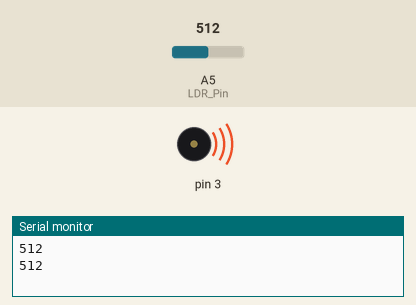
This sketch was run on a simulated Arduino Uno, built with avr-gcc and run on an emulated ATmega328P. Shown: buzzer (waves = sounding), the last lines printed to the serial monitor. The test bench sets the inputs (shaded band); at power-on: A5 (LDR_Pin) = 512.

Above: at 8.0 s.
8.1 s: A5 (LDR_Pin) set to 485
At 15.2 s:
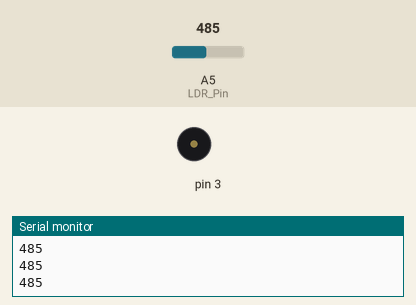
16.2 s: A5 (LDR_Pin) set to 510
At 17.2 s:
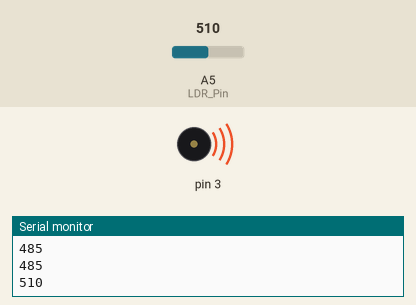
Timing chart, 0 to 35.6 s (numbered marks = the images above; inputs shaded):
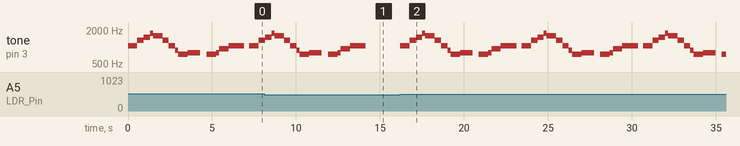

The sketch:

lightalarm.ino
```cpp
#include <SimpleMusic.h>

SimpleMusic music(3);

char *song = "The Simpsons:d=4,o=5,b=160:c.6,e6,f#6,8a6,g.6,e6,c6,8a,8f#,8f#,8f#,2g,8p,8p,8f#,8f#,8f#,8g,a#.,8c6,8c6,8c6,c6";
//char *song = "Indiana:d=4,o=5,b=250:e,8p,8f,8g,8p,1c6,8p.,d,8p,8e,1f,p.,g,8p,8a,8b,8p,1f6,p,a,8p,8b,2c6,2d6,2e6,e,8p,8f,8g,8p,1c6,p,d6,8p,8e6,1f.6,g,8p,8g,e.6,8p,d6,8p,8g,e.6,8p,d6,8p,8g,f.6,8p,e6,8p,8d6,2c6";
//char *song = "Entertainer:d=4,o=5,b=140:8d,8d#,8e,c6,8e,c6,8e,2c.6,8c6,8d6,8d#6,8e6,8c6,8d6,e6,8b,d6,2c6,p,8d,8d#,8e,c6,8e,c6,8e,2c.6,8p,8a,8g,8f#,8a,8c6,e6,8d6,8c6,8a,2d6";
//char *song = "Looney:d=4,o=5,b=140:32p,c6,8f6,8e6,8d6,8c6,a.,8c6,8f6,8e6,8d6,8d#6,e.6,8e6,8e6,8c6,8d6,8c6,8e6,8c6,8d6,8a,8c6,8g,8a#,8a,8f";
//char *song = "Bond:d=4,o=5,b=80:32p,16c#6,32d#6,32d#6,16d#6,8d#6,16c#6,16c#6,16c#6,16c#6,32e6,32e6,16e6,8e6,16d#6,16d#6,16d#6,16c#6,32d#6,32d#6,16d#6,8d#6,16c#6,16c#6,16c#6,16c#6,32e6,32e6,16e6,8e6,16d#6,16d6,16c#6,16c#7,c.7,16g#6,16f#6,g#.6";
//char *song = "MASH:d=8,o=5,b=140:4a,4g,f#,g,p,f#,p,g,p,f#,p,2e.,p,f#,e,4f#,e,f#,p,e,p,4d.,p,f#,4e,d,e,p,d,p,e,p,d,p,2c#.,p,d,c#,4d,c#,d,p,e,p,4f#,p,a,p,4b,a,b,p,a,p,b,p,2a.,4p,a,b,a,4b,a,b,p,2a.,a,4f#,a,b,p,d6,p,4e.6,d6,b,p,a,p,2b";
//char *song = "StarWars:d=4,o=5,b=45:32p,32f#,32f#,32f#,8b.,8f#.6,32e6,32d#6,32c#6,8b.6,16f#.6,32e6,32d#6,32c#6,8b.6,16f#.6,32e6,32d#6,32e6,8c#.6,32f#,32f#,32f#,8b.,8f#.6,32e6,32d#6,32c#6,8b.6,16f#.6,32e6,32d#6,32c#6,8b.6,16f#.6,32e6,32d#6,32e6,8c#6";
//char *song = "GoodBad:d=4,o=5,b=56:32p,32a#,32d#6,32a#,32d#6,8a#.,16f#.,16g#.,d#,32a#,32d#6,32a#,32d#6,8a#.,16f#.,16g#.,c#6,32a#,32d#6,32a#,32d#6,8a#.,16f#.,32f.,32d#.,c#,32a#,32d#6,32a#,32d#6,8a#.,16g#.,d#";
//char *song = "TopGun:d=4,o=4,b=31:32p,16c#,16g#,16g#,32f#,32f,32f#,32f,16d#,16d#,32c#,32d#,16f,32d#,32f,16f#,32f,32c#,16f,d#,16c#,16g#,16g#,32f#,32f,32f#,32f,16d#,16d#,32c#,32d#,16f,32d#,32f,16f#,32f,32c#,g#";
//char *song = "A-Team:d=8,o=5,b=125:4d#6,a#,2d#6,16p,g#,4a#,4d#.,p,16g,16a#,d#6,a#,f6,2d#6,16p,c#.6,16c6,16a#,g#.,2a#";
//char *song = "Flinstones:d=4,o=5,b=40:32p,16f6,16a#,16a#6,32g6,16f6,16a#.,16f6,32d#6,32d6,32d6,32d#6,32f6,16a#,16c6,d6,16f6,16a#.,16a#6,32g6,16f6,16a#.,32f6,32f6,32d#6,32d6,32d6,32d#6,32f6,16a#,16c6,a#,16a6,16d.6,16a#6,32a6,32a6,32g6,32f#6,32a6,8g6,16g6,16c.6,32a6,32a6,32g6,32g6,32f6,32e6,32g6,8f6,16f6,16a#.,16a#6,32g6,16f6,16a#.,16f6,32d#6,32d6,32d6,32d#6,32f6,16a#,16c.6,32d6,32d#6,32f6,16a#,16c.6,32d6,32d#6,32f6,16a#6,16c7,8a#.6";
//char *song = "Jeopardy:d=4,o=6,b=125:c,f,c,f5,c,f,2c,c,f,c,f,a.,8g,8f,8e,8d,8c#,c,f,c,f5,c,f,2c,f.,8d,c,a#5,a5,g5,f5,p,d#,g#,d#,g#5,d#,g#,2d#,d#,g#,d#,g#,c.7,8a#,8g#,8g,8f,8e,d#,g#,d#,g#5,d#,g#,2d#,g#.,8f,d#,c#,c,p,a#5,p,g#.5,d#,g#";
//char *song = "MahnaMahna:d=16,o=6,b=125:c#,c.,b5,8a#.5,8f.,4g#,a#,g.,4d#,8p,c#,c.,b5,8a#.5,8f.,g#.,8a#.,4g,8p,c#,c.,b5,8a#.5,8f.,4g#,f,g.,8d#.,f,g.,8d#.,f,8g,8d#.,f,8g,d#,8c,a#5,8d#.,8d#.,4d#,8d#.";
//char *song = "MissionImp:d=16,o=6,b=95:32d,32d#,32d,32d#,32d,32d#,32d,32d#,32d,32d,32d#,32e,32f,32f#,32g,g,8p,g,8p,a#,p,c7,p,g,8p,g,8p,f,p,f#,p,g,8p,g,8p,a#,p,c7,p,g,8p,g,8p,f,p,f#,p,a#,g,2d,32p,a#,g,2c#,32p,a#,g,2c,a#5,8c,2p,32p,a#5,g5,2f#,32p,a#5,g5,2f,32p,a#5,g5,2e,d#,8d";
//char *song = "KnightRider:d=4,o=5,b=125:16e,16p,16f,16e,16e,16p,16e,16e,16f,16e,16e,16e,16d#,16e,16e,16e,16e,16p,16f,16e,16e,16p,16f,16e,16f,16e,16e,16e,16d#,16e,16e,16e,16d,16p,16e,16d,16d,16p,16e,16d,16e,16d,16d,16d,16c,16d,16d,16d,16d,16p,16e,16d,16d,16p,16e,16d,16e,16d,16d,16d,16c,16d,16d,16d";

// Handle the LDR
int LDR_Pin = A5; //analog pin 5
int powerSource = 2;
int LDRLimit = 500;

void setup(){
  Serial.begin(9600);
  pinMode(powerSource, OUTPUT);
  digitalWrite(powerSource, HIGH);
}

void loop(){
  while(1){

    int LDRReading = analogRead(LDR_Pin);
    Serial.println(LDRReading);

    if (LDRReading > LDRLimit){
      music.play_rtttl(song);
      delay(300);
    }
  }
}
```

Measured:
- the behaviour switches between 501 and 500 on A5 (LDR_Pin) (found by bisection; images 0 and 1)
- after the input at 8.1 s, tone on pin 3: goes on until 14.2 s, then stays silent
- after the input at 16.2 s, tone on pin 3: silent → 1047 Hz at once, then repeats every 7.2 s: 1319 Hz 0.38 s, 1480 Hz 0.38 s, 1760 Hz 0.19 s, 1568 Hz 0.56 s, 1319 Hz 0.38 s, 1047 Hz 0.38 s, 880 Hz 0.19 s, 740 Hz 0.56 s, 784 Hz 0.75 s, silent 0.37 s, 740 Hz 0.56 s, 784 Hz 0.19 s, 932 Hz 0.56 s, 1047 Hz 0.94 s, silent 0.30 s, 1047 Hz 0.56 s
- by itself, tone on pin 3: plays 1047 Hz for 0.56 s, 1319 Hz for 0.38 s, 1480 Hz for 0.38 s, 1760 Hz for 0.19 s, 1568 Hz for 0.56 s, 1319 Hz for 0.38 s … (16 notes in this stretch)
